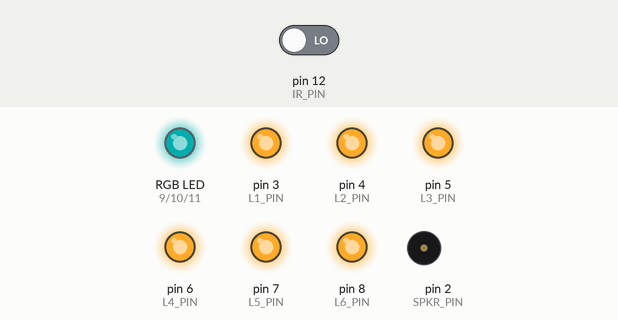
A sketch run on a simulated Arduino Uno, built with avr-gcc and run on an emulated ATmega328P. On the bench: an RGB LED mixed from three pins (HIGH = lit), output pins drawn as LEDs (lit = HIGH), buzzer (waves = sounding). The test bench sets the inputs (shaded band); at power-on: pin 12 (IR_PIN) LOW. Dim RGB values are drawn brighter than linear; what the sketch prints to the serial monitor is not drawn.

Above: at 15.8 s.
15.9 s: pin 12 (IR_PIN) driven HIGH
At 21.8 s:
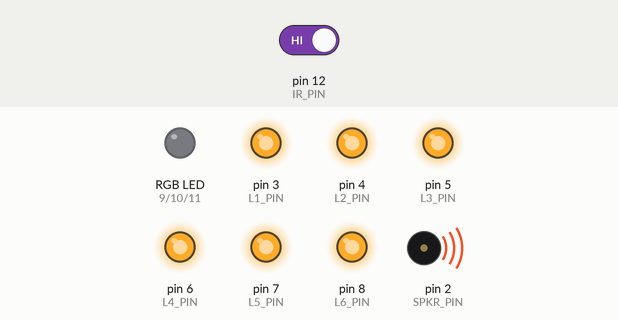
At 23.0 s:
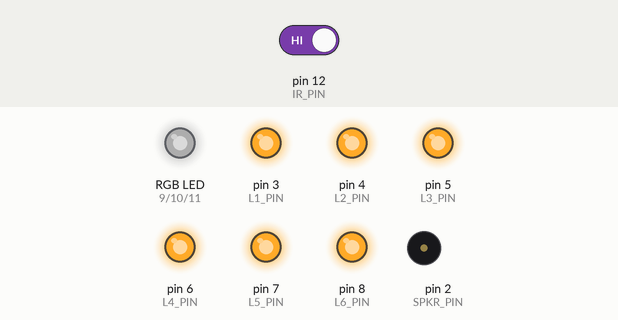
23.4 s: pin 12 (IR_PIN) driven LOW
At 24.65 s:
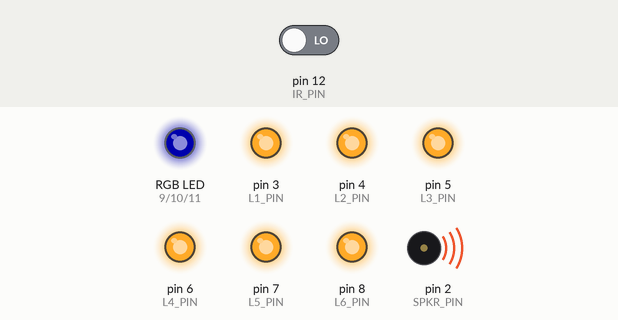
Timing chart, 0 to 36.9 s (numbered marks = the images above; inputs shaded):
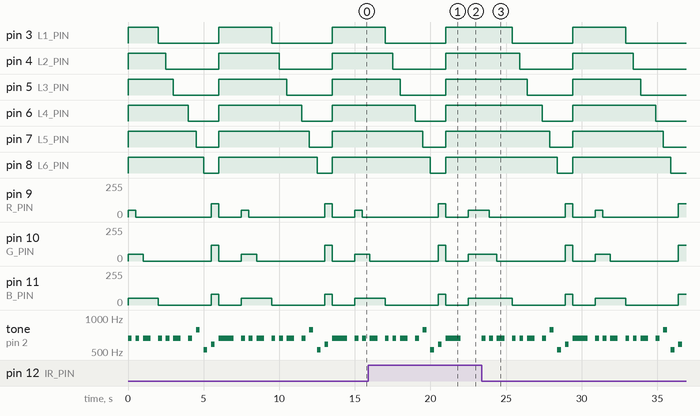

The sketch:

XmasTree.ino
```cpp
// Notes definition
#define DO  523
#define RE  587
#define MI  659
#define FA  698
#define SOL 784
#define LA  880
#define SI  988

// PINs definitions
#define SPKR_PIN 2
#define L1_PIN   3
#define L2_PIN   4
#define L3_PIN   5
#define L4_PIN   6
#define L5_PIN   7
#define L6_PIN   8
#define R_PIN    9
#define G_PIN   10
#define B_PIN   11
#define IR_PIN  12

void setup() {
  // Hello
  Serial.begin(9600);
  Serial.println("Merry Christmas");
  // Pins setup
  pinMode(L1_PIN,OUTPUT);
  pinMode(L2_PIN,OUTPUT);
  pinMode(L3_PIN,OUTPUT);
  pinMode(L4_PIN,OUTPUT);
  pinMode(L5_PIN,OUTPUT);
  pinMode(L6_PIN,OUTPUT);
  pinMode(R_PIN,OUTPUT);
  pinMode(G_PIN,OUTPUT);
  pinMode(B_PIN,OUTPUT);
  pinMode(SPKR_PIN, OUTPUT);
  pinMode(IR_PIN, INPUT);
  // Initial state
  digitalWrite(L1_PIN,HIGH);
  digitalWrite(L2_PIN,HIGH);
  digitalWrite(L3_PIN,HIGH);
  digitalWrite(L4_PIN,HIGH);
  digitalWrite(L5_PIN,HIGH);
  digitalWrite(L6_PIN,HIGH);
  analogWrite(R_PIN,50);
  analogWrite(G_PIN,50);
  analogWrite(B_PIN,50);
}

void loop() {
  // proximity check
  if(digitalRead(12)==1) return;

  // Jingle Bells

  tone(SPKR_PIN,MI,250);
  delay(500);
  analogWrite(R_PIN,0);

  tone(SPKR_PIN,MI,250);
  delay(500);
  analogWrite(G_PIN,0);

  tone(SPKR_PIN,MI,500);
  delay(1000);
  analogWrite(B_PIN,0);

  // ---------

  digitalWrite(L1_PIN,LOW);
  tone(SPKR_PIN,MI,250);
  delay(500);

  digitalWrite(L2_PIN,LOW);
  tone(SPKR_PIN,MI,250);
  delay(500);

  digitalWrite(L3_PIN,LOW);
  tone(SPKR_PIN,MI,500);
  delay(1000);

  // ---------

  digitalWrite(L4_PIN,LOW);
  tone(SPKR_PIN,MI,250);
  delay(500);

  digitalWrite(L5_PIN,LOW);
  tone(SPKR_PIN,SOL,250);
  delay(500);

  digitalWrite(L6_PIN,LOW);
  tone(SPKR_PIN,DO,250);
  delay(500);

  // RGB LED
  analogWrite(R_PIN,100);
  analogWrite(G_PIN,120);
  analogWrite(B_PIN, 80);
  tone(SPKR_PIN,RE,250);
  delay(500);
  analogWrite(R_PIN,0);
  analogWrite(G_PIN,0);
  analogWrite(B_PIN,0);

  // Other LEDs
  digitalWrite(L1_PIN,HIGH);
  digitalWrite(L2_PIN,HIGH);
  digitalWrite(L3_PIN,HIGH);
  digitalWrite(L4_PIN,HIGH);
  digitalWrite(L5_PIN,HIGH);
  digitalWrite(L6_PIN,HIGH);
  tone(SPKR_PIN,MI,1000);
  delay(1500);
  analogWrite(R_PIN,50);
  analogWrite(G_PIN,50);
  analogWrite(B_PIN,50);

}
```

Measured:
- after the input at 15.9 s, tone on pin 2 (SPKR_PIN): goes on until 22.0 s, then stays silent
- after the input at 23.4 s, pin 3 (L1_PIN): HIGH → LOW after 2.0 s, → HIGH 4.0 s later, → LOW 3.5 s later; pin 4 (L2_PIN): HIGH → LOW after 2.5 s, → HIGH 3.5 s later, → LOW 4.0 s later
- by itself, pin 3 (L1_PIN): alternates HIGH for 3.5 s and LOW for 4.0 s
- by itself, pin 4 (L2_PIN): alternates HIGH for 4.0 s and LOW for 3.5 s
- by itself, pin 5 (L3_PIN): alternates HIGH for 4.5 s and LOW for 3.0 s
- by itself, pin 6 (L4_PIN): alternates HIGH for 5.5 s and LOW for 2.0 s
- by itself, pin 7 (L5_PIN): alternates HIGH for 6.0 s and LOW for 1.5 s
- by itself, pin 8 (L6_PIN): alternates HIGH for 6.5 s and LOW for 1.0 s
